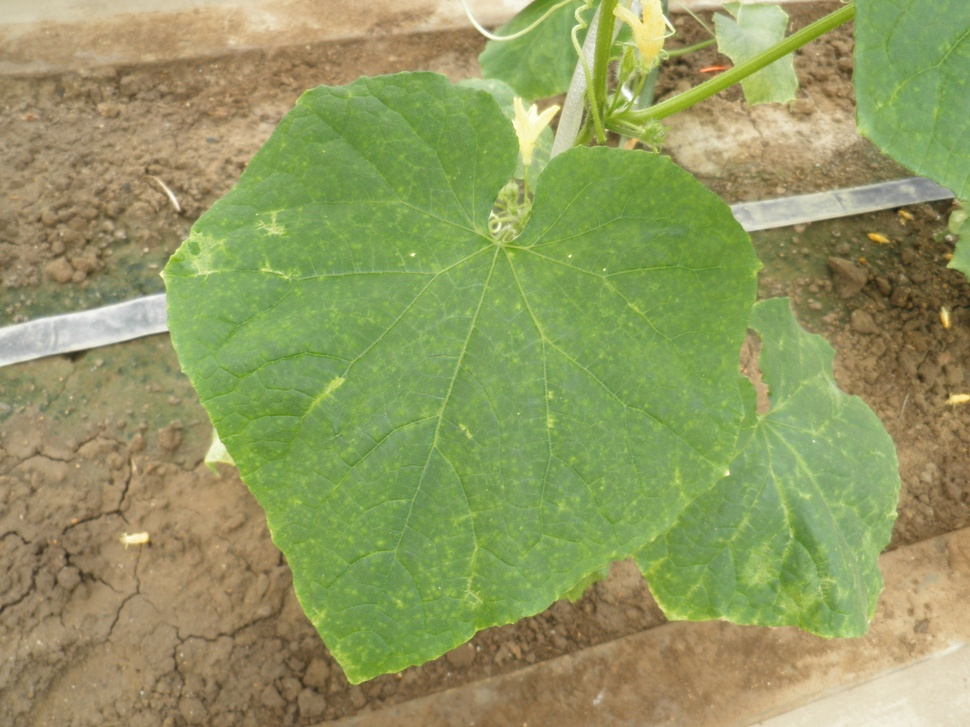
#> input picture data/original/000001.jpg, 970 x 727 px, shrunk from 2048 x 1536 before the run, found by its file name
$ python rgb_hist.py ../../data/original/000001.jpg
#> lines starting #> are read from the running program, lines starting #| are printed output that depends on the picture
#! /usr/bin/env python
# -*- coding: utf-8 -*-

import cv2
import numpy as np
import sys
import seaborn as sns
from matplotlib import pyplot as plt
from pathlib import Path

def rgb_hist(rgb_img):

    sns.set()
    sns.set_style(style='ticks')
    fig = plt.figure(figsize=[15,4])
    ax1 = fig.add_subplot(1,2,1)
    sns.set_style(style='whitegrid')
    ax2 = fig.add_subplot(1,2,2)

    ax2 = fig.add_subplot(1,2,2)

    color=['r','g','b']

    for (i,col) in enumerate(color): # 各チャンネルのhist
        # cv2.calcHist([img], [channel], mask_img, [binsize], ranges)
        hist = cv2.calcHist([rgb_img], [i], None, [256], [0,256])
        # グラフの形が偏りすぎるので √ をとってみる
        hist = np.sqrt(hist)
        ax2.plot(hist,color=col)
        ax2.set_xlim([0,256])

    plt.show()

def main():

    args = sys.argv
    brank = ""
    name = args[1].replace(".jpg", brank)
    current = Path()
    dataset_path = current.resolve().parent.parent/'data'/'treated'
    image = str(dataset_path) + "/" + args[1]
    img = cv2.imread(image)
#> img is the input picture: shape (727, 970, 3); mean B, G, R 96.7, 153.2, 145.2

    rgb_hist(img)
#> in rgb_hist, `plt.show()`:
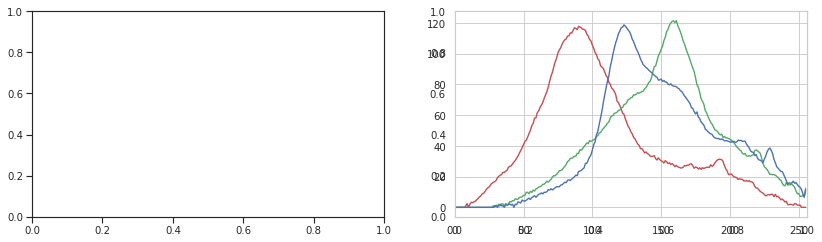
#> figure drawn by matplotlib, 1 panel; curve peaks at x = 90, y = 117.9; curve peaks at x = 161, y = 121.6; curve peaks at x = 123, y = 118.8

if __name__ == "__main__":
    main()

$ run again, on data/original/000003.jpg
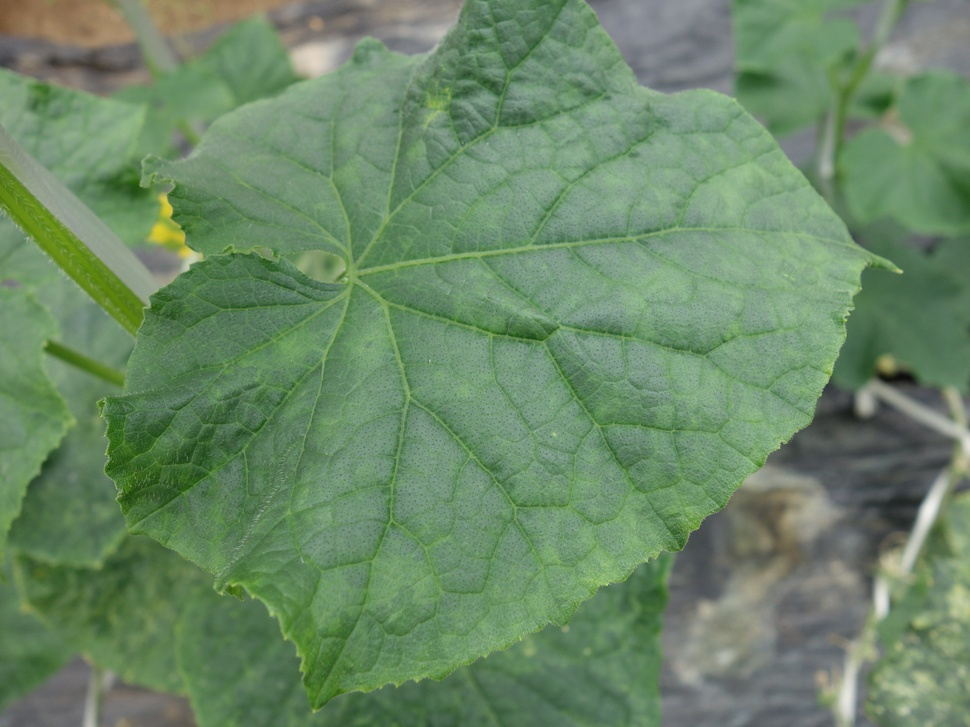
#> input picture data/original/000003.jpg, 970 x 727 px, shrunk from 2592 x 1944 before the run, found by its file name
#> in main, img is the input picture: shape (727, 970, 3); mean B, G, R 102.8, 136, 107.1
#> in rgb_hist, `plt.show()`:
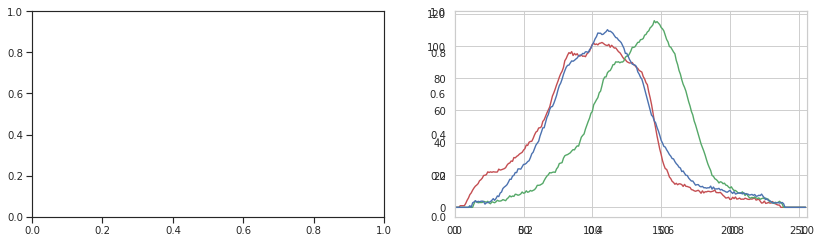
#> figure drawn by matplotlib, 1 panel; curve peaks at x = 107, y = 102.1; curve peaks at x = 145, y = 115.6; curve peaks at x = 111, y = 110

$ run again, on data/original/000004.jpg
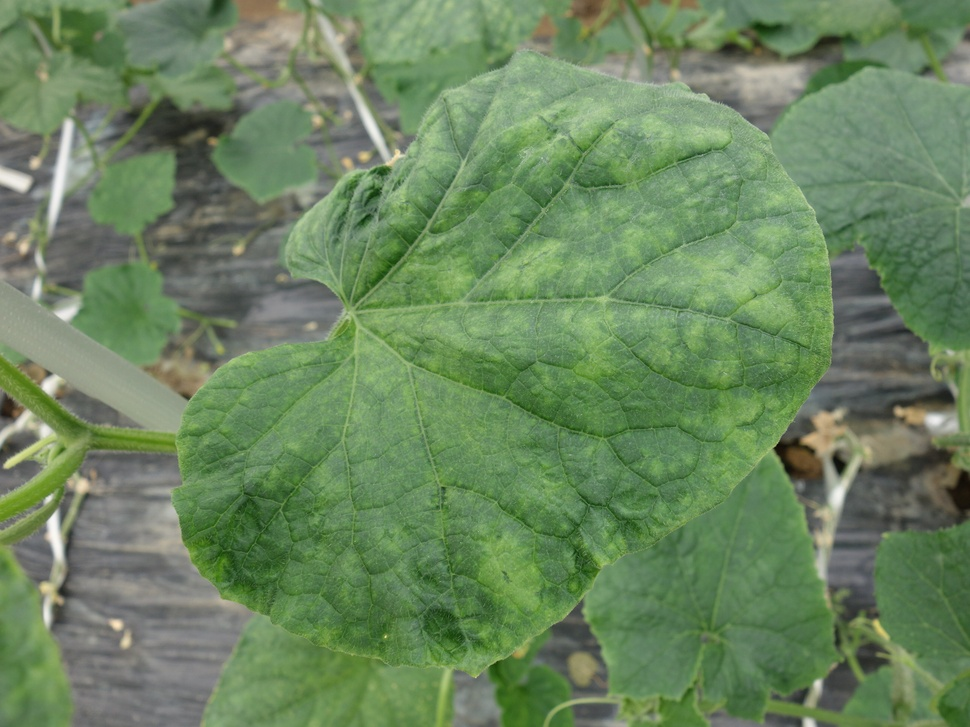
#> input picture data/original/000004.jpg, 970 x 727 px, shrunk from 2592 x 1944 before the run, found by its file name
#> in main, img is the input picture: shape (727, 970, 3); mean B, G, R 95, 133.3, 106.6
#> in rgb_hist, `plt.show()`:
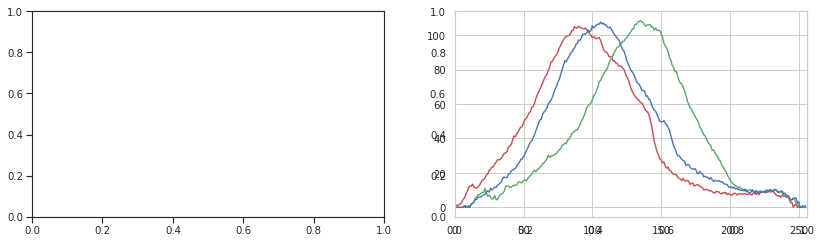
#> figure drawn by matplotlib, 1 panel; curve peaks at x = 90, y = 105.2; curve peaks at x = 135, y = 108.4; curve peaks at x = 106, y = 107.6

$ run again, on data/original/000005.jpg
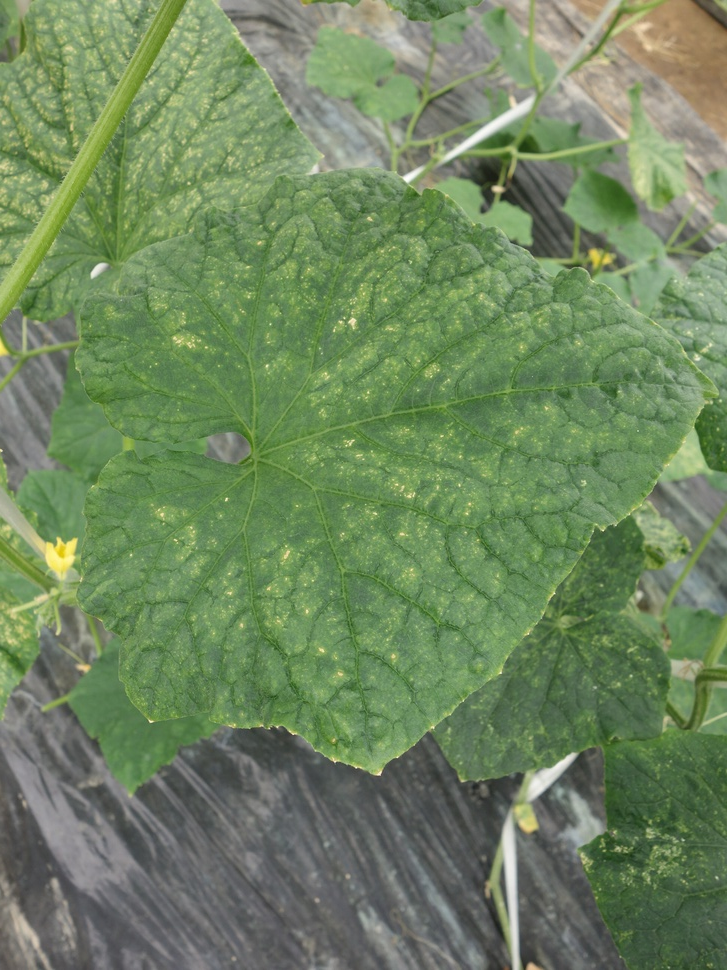
#> input picture data/original/000005.jpg, 727 x 970 px, shrunk from 1944 x 2592 before the run, found by its file name
#> in main, img is the input picture: shape (970, 727, 3); mean B, G, R 95.6, 133.6, 111.1
#> in rgb_hist, `plt.show()`:
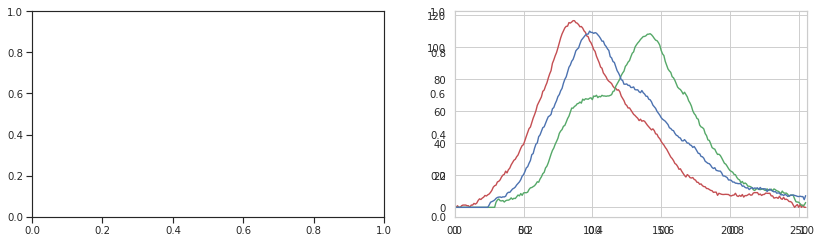
#> figure drawn by matplotlib, 1 panel; curve peaks at x = 87, y = 116.5; curve peaks at x = 142, y = 108.4; curve peaks at x = 98, y = 110
